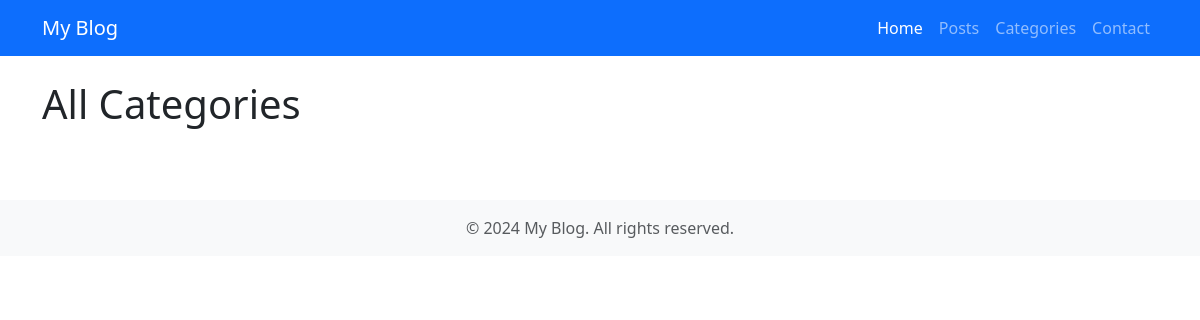
/categories/, run on an earlier commit of the app's database.
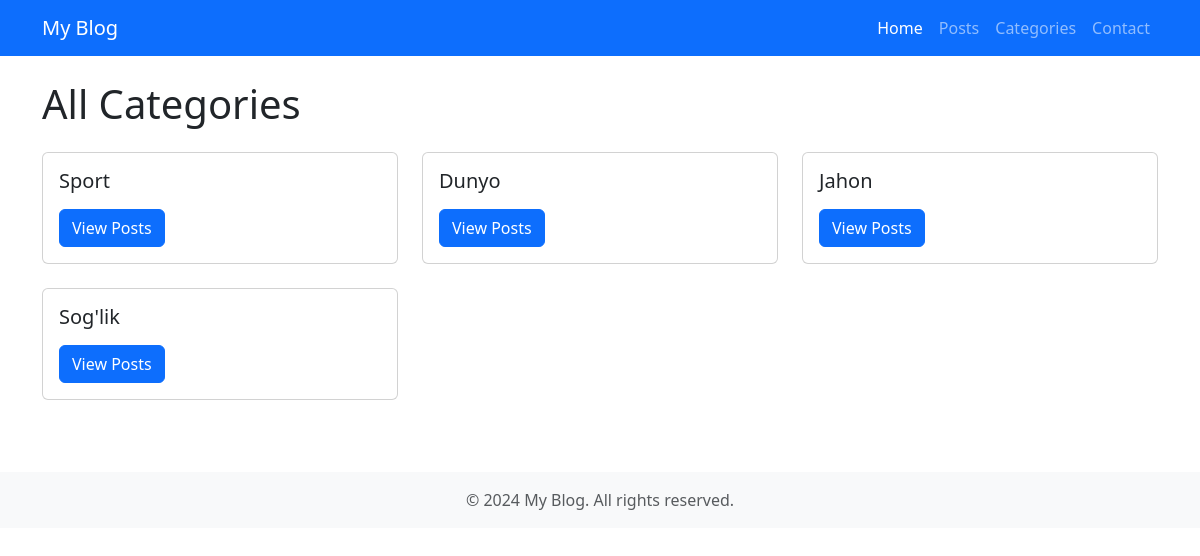
And on a later commit of the database.
### blog/models.py (models this page shows, shortened)
class Category(models.Model):
    name = models.CharField(max_length=250,blank=False)
    about_text = models.TextField(blank=True)
    class Meta:
        verbose_name = "Category"
        verbose_name_plural = "Categories"

### blog/views.py (the view)
# urls.py: path("categories/", views.postCategories, name="post_categories"),
def postCategories(request):
    categories = Category.objects.all()
    return render(request, template_name="category_list.html", context={"categories":categories})

### templates/category_list.html (shortened to what this page needs)
{% extends 'base.html' %}
{% block content %}
    <div class="container mt-4">
        <div class="row">
            <div class="col-12">
                <h1 class="mb-4">All Categories</h1>
            </div>
        </div>
        <div class="row">
            {% for category in categories %}
            <div class="col-md-6 col-lg-4 mb-4">
                <div class="card">
                    <div class="card-body">
                        <h5 class="card-title">{{category.name}}</h5>
                        <a href="{% url 'blog:category_posts' category.name %}" class="btn btn-primary">View Posts</a>
                    </div>
                </div>
            </div>
            {% endfor %}
        </div>
    </div>
{% endblock %}

### templates/base.html (shortened to what this page needs)
{% load static %}
<!DOCTYPE html>
<html lang="en">
<head>
    <link href="https://cdn.jsdelivr.net/npm/bootstrap@5.3.0/dist/css/bootstrap.min.css" rel="stylesheet">
</head>
<body>
    <nav class="navbar navbar-expand-lg navbar-dark bg-primary">
        <div class="container">
            <a class="navbar-brand" href="index.html">My Blog</a>
            <div class="collapse navbar-collapse" id="navbarNav">
                <ul class="navbar-nav ms-auto">
                    <li class="nav-item">
                        <a class="nav-link active" href="{% url 'blog:home' %}">Home</a>
                    </li>
                    <li class="nav-item">
                        <a class="nav-link" href="{% url 'blog:post_list' %}">Posts</a>
                    </li>
                    <li class="nav-item">
                        <a class="nav-link" href="{% url 'blog:post_categories' %}">Categories</a>
                    </li>
                    <li class="nav-item">
                        <a class="nav-link" href="{% url 'blog:contact' %}">Contact</a>
                    </li>
                </ul>
            </div>
        </div>
    </nav>
{% block content %}
{% endblock content %}
    <footer class="bg-light text-center py-3 mt-5">
        <div class="container">
            <p class="text-muted mb-0">&copy; 2024 My Blog. All rights reserved.</p>
        </div>
    </footer>
</body>
</html>

What changed in the data, as far as the page shows it:
added Category: name "Sport"
added Category: name "Dunyo"
added Category: name "Jahon"
added Category: name "Sog'lik"
